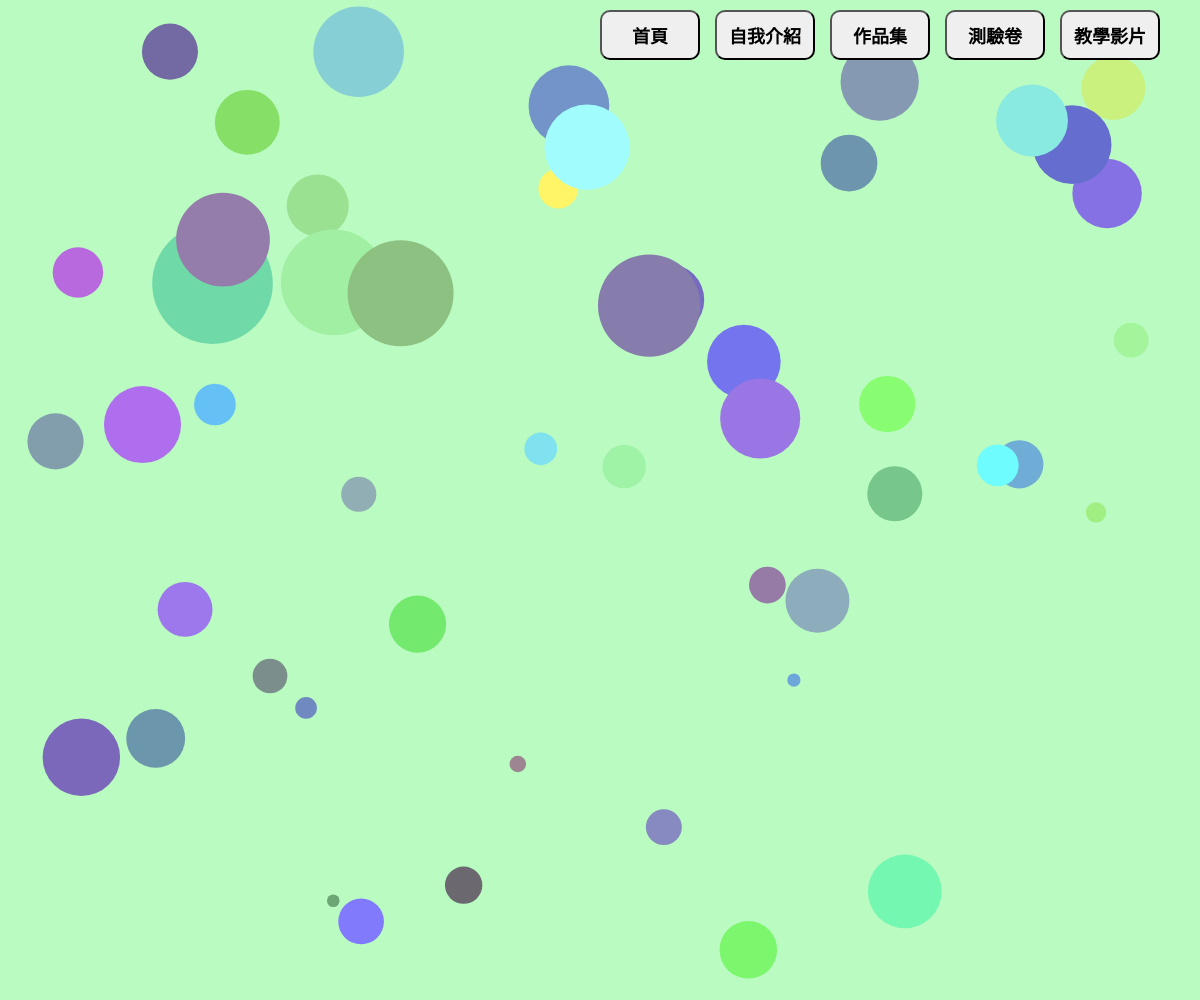
Frame 1 (no input)
Frame 60 (no input): identical to frame 1, image omitted
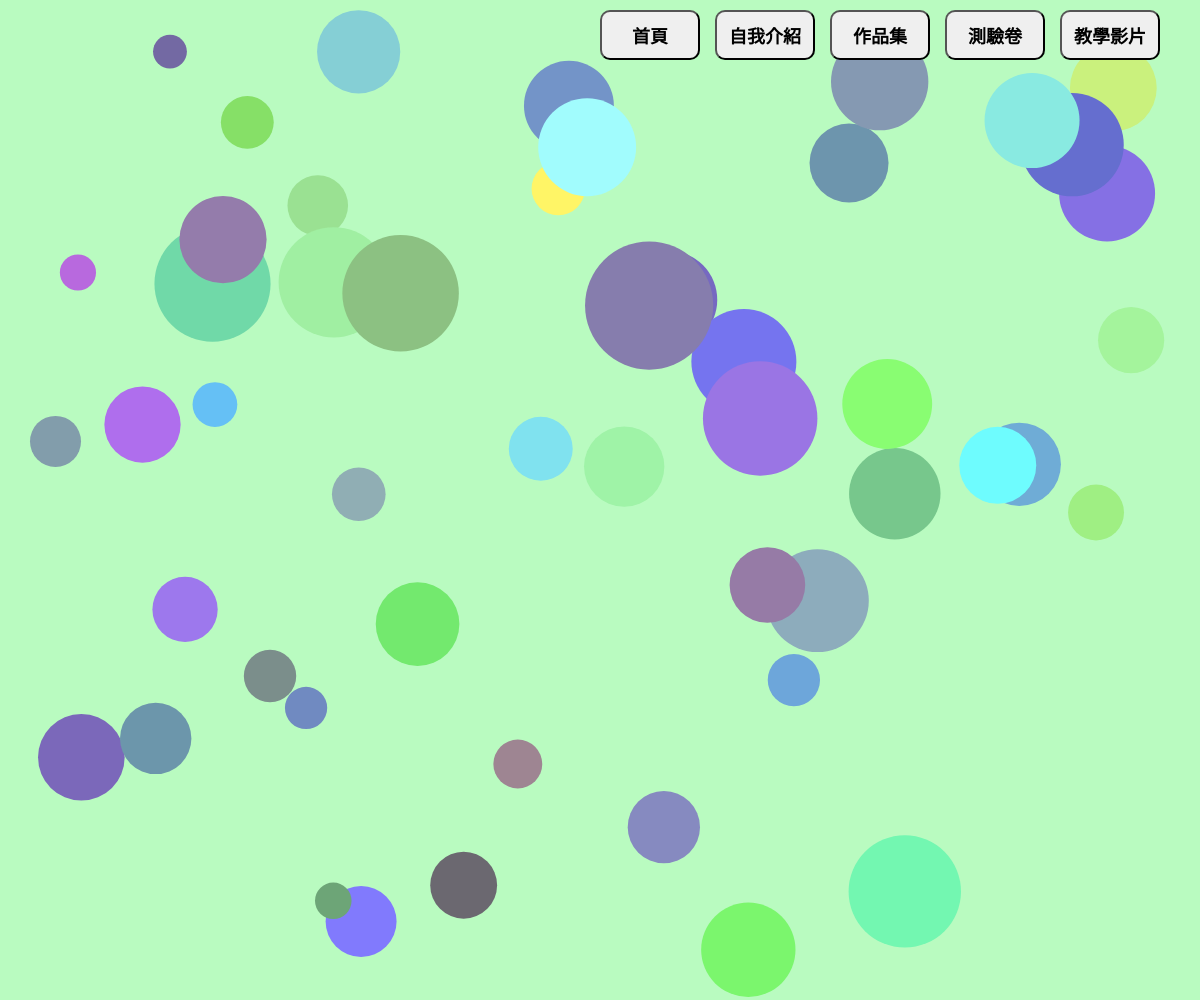
Frame 120 (the mouse pressed at the canvas centre since frame 60)

The p5.js sketch that drew these frames (run headless with seeded random() and noise() and a simulated clock; from frame 60 on, the mouse is pressed at the canvas centre):

// p5.js sketch
// ── sketch.js
let buttonLabels = ["首頁", "自我介紹", "作品集", "測驗卷", "教學影片"];
let buttons = [];
let circles = [];
let dropdown;
let subButtons = [];
let popupWindow = null; // 用於存放小視窗的 DOM 元素

function setup() {
  createCanvas(windowWidth, windowHeight); // 畫布與螢幕大小一致

  // 建立按鈕
  let buttonX = width - 600; // 調整按鈕的起始 X 座標，向左再移動 50
  let buttonY = 10;          // 按鈕的 Y 座標
  let buttonWidth = 100;     // 按鈕寬度
  let buttonHeight = 50;     // 按鈕高度
  let buttonSpacing = 15;    // 按鈕間距

  for (let i = 0; i < buttonLabels.length; i++) {
    let x = buttonX + i * (buttonWidth + buttonSpacing);
    let btn = createButton(buttonLabels[i]);
    btn.position(x, buttonY);
    btn.size(buttonWidth, buttonHeight);
    btn.style('font-size', '18px'); // 字體大小
    btn.style('font-weight', 'bold'); // 字體變粗
    btn.style('border-radius', '10px'); // 框變圓潤
    btn.style('transition', 'background-color 0.3s'); // 平滑變色過渡
    btn.mouseOver(() => btn.style('background-color', '#ADD8E6')); // 滑鼠移入變為淡藍色
    btn.mouseOut(() => btn.style('background-color', '')); // 滑鼠移出恢復原色
    if (buttonLabels[i] === "作品集") {
      btn.mousePressed(() => toggleDropdown(x, buttonY + buttonHeight + 5)); // 點擊作品集按鈕顯示選項
    } else if (buttonLabels[i] === "自我介紹") {
      btn.mousePressed(() => showIntroduction()); // 自我介紹按鈕事件
    } else if (buttonLabels[i] === "教學影片") {
      btn.mousePressed(() => showPopup("https://cfchen58.synology.me/%E7%A8%8B%E5%BC%8F%E8%A8%AD%E8%A8%882024/B2/week5/20250317_103952.mp4")); // 教學影片連結
    } else if (buttonLabels[i] === "測驗卷") {
      btn.mousePressed(() => generateQuiz()); // 測驗卷按鈕事件
    } else {
      btn.mousePressed(() => handleButtonClick(buttonLabels[i])); // 設定其他按鈕點擊事件
    }
    buttons.push(btn);
  }

  // 建立小視窗的 DOM 元素
  popupWindow = createDiv('');
  popupWindow.style('position', 'absolute');
  popupWindow.style('width', '80%');
  popupWindow.style('height', '80%');
  popupWindow.style('top', '10%');
  popupWindow.style('left', '10%');
  popupWindow.style('background-color', 'white');
  popupWindow.style('border', '2px solid black');
  popupWindow.style('border-radius', '10px');
  popupWindow.style('overflow', 'auto');
  popupWindow.style('display', 'none'); // 預設隱藏
  let closeButton = createButton('關閉');
  closeButton.parent(popupWindow);
  closeButton.style('position', 'absolute');
  closeButton.style('top', '10px');
  closeButton.style('right', '10px');
  closeButton.mousePressed(() => popupWindow.style('display', 'none')); // 點擊關閉按鈕隱藏小視窗

  // 隨機產生更多圓，並讓圓分散得更均勻
  for (let i = 0; i < 50; i++) { // 增加圓的數量
    let r, g, b;
    do {
      r = random(100, 255);
      g = random(100, 255);
      b = random(100, 255);
    } while (dist(r, g, b, 0, 255, 0) < 100 || dist(r, g, b, 255, 182, 193) < 100); 
    // 確保顏色與綠色 (0, 255, 0) 和背景顏色 (255, 182, 193) 差異足夠
    circles.push({
      x: random(50, width - 50), // 確保圓不會靠近邊界
      y: random(50, height - 50),
      r: random(10, 50),
      color: color(r, g, b)
    });
  }
}

function draw() {
  background(185, 251, 192); // 設定背景顏色為 b9fbc0 (RGB: 185, 251, 192)

  // 繪製圓，並讓圓隨滑鼠移動改變大小
  for (let circle of circles) {
    let distance = dist(mouseX, mouseY, circle.x, circle.y);
    let newRadius = circle.r + map(distance, 0, width, 20, -10); // 根據滑鼠距離調整大小
    newRadius = constrain(newRadius, 5, 100); // 限制圓的大小範圍
    fill(circle.color);
    noStroke();
    ellipse(circle.x, circle.y, newRadius * 2);
  }
}

// 處理按鈕點擊事件
function handleButtonClick(label) {
  if (label === "首頁") {
    resetToHome(); // 點選首頁按鈕時回到最初畫面
  } else {
    console.log(label + " 按鈕被按下");
  }
}

// 回到最初畫面
function resetToHome() {
  // 移除所有子選項按鈕
  subButtons.forEach(btn => btn.remove());
  subButtons = [];
  
  // 隱藏小視窗
  popupWindow.style('display', 'none');
  
  console.log("回到首頁");
}

function toggleDropdown(x, y) {
  // 如果子選項按鈕已存在，移除它們
  if (subButtons.length > 0) {
    subButtons.forEach(btn => btn.remove());
    subButtons = [];
  } else {
    // 建立子選項按鈕
    let subButtonLabels = ["扭動作品", "問答作業", "海草"]; // 更新子選單
    let subButtonWidth = 100;
    let subButtonHeight = 40;
    let subButtonSpacing = 5;

    for (let i = 0; i < subButtonLabels.length; i++) {
      let btnY = y + i * (subButtonHeight + subButtonSpacing);
      let btn = createButton(subButtonLabels[i]);
      btn.position(x, btnY);
      btn.size(subButtonWidth, subButtonHeight);
      btn.style('font-size', '16px'); // 子選項字體大小
      btn.style('font-weight', 'bold'); // 字體變粗
      btn.style('border-radius', '8px'); // 框變圓潤
      btn.style('background-color', '#FFFFE0'); // 子選項背景顏色改為淡黃色
      if (subButtonLabels[i] === "扭動作品") {
        btn.mousePressed(() => showPopup("https://j0960914006.github.io/20250303_3/")); 
      } else if (subButtonLabels[i] === "問答作業") {
        btn.mousePressed(() => showPopup("https://j0960914006.github.io/0310/")); 
      } else if (subButtonLabels[i] === "海草") {
        btn.mousePressed(() => showPopup("https://j0960914006.github.io/20250412/")); 
      }
      subButtons.push(btn);
    }
  }
}

// 顯示小視窗並載入指定的 URL
function showPopup(url) {
  popupWindow.html(`<iframe src="${url}" style="width: 100%; height: 100%; border: none;"></iframe>`);
  popupWindow.style('width', '80%'); // 恢復文字框寬度
  popupWindow.style('height', '80%'); // 恢復文字框高度
  popupWindow.style('top', '10%'); // 恢復文字框垂直位置
  popupWindow.style('left', '10%'); // 恢復文字框水平位置
  popupWindow.style('background-color', 'white'); // 恢復背景顏色
  popupWindow.style('border', '2px solid black'); // 恢復外框線條
  popupWindow.style('border-radius', '10px'); // 恢復圓角
  popupWindow.style('display', 'block');
}

function showIntroduction() {
  popupWindow.html('<p style="font-size: 28px; font-weight: bold; color:rgb(231, 162, 78); text-align: center; line-height: 150%;">我叫高瑋佳，就讀淡江大學教育科技學系</p>');
  popupWindow.style('width', '50%'); // 調整文字框寬度
  popupWindow.style('height', '30%'); // 調整文字框高度
  popupWindow.style('top', '35%'); // 調整文字框垂直位置
  popupWindow.style('left', '25%'); // 調整文字框水平位置
  popupWindow.style('background-color', '#e9edc9'); 
  popupWindow.style('border', '4px solid rgb(200, 150, 90)'); 
  popupWindow.style('border-radius', '50%'); // 將邊框改為橢圓形
  popupWindow.style('display', 'flex'); // 使用 Flexbox
  popupWindow.style('align-items', 'center'); // 垂直置中
  popupWindow.style('justify-content', 'center'); // 水平置中
  popupWindow.style('text-align', 'center'); // 文字置中
}

function generateQuiz() {
  const questions = [
    {
      question: "1. 以下哪個是用於宣告常數的關鍵字？",
      options: ["let", "var", "const", "function"],
      correct: 2
    },
    {
      question: "2. 以下哪個是 JavaScript 中的邏輯運算子？",
      options: ["&&", "||", "!", "以上皆是"],
      correct: 3
    },
    {
      question: "3. 在 CSS 中，如何設定文字顏色？",
      options: ["font-color", "text-color", "color", "background-color"],
      correct: 2
    },
    {
      question: "4. JavaScript 中如何定義箭頭函數？",
      options: ["function() => {}", "() => {}", "=> function() {}", "以上皆是"],
      correct: 1
    },
    {
      question: "5. 以下哪個是用於迴圈的關鍵字？",
      options: ["for", "while", "do-while", "以上皆是"],
      correct: 3
    }
  ];

  // 隨機選擇 3 個題目
  const selectedQuestions = [];
  while (selectedQuestions.length < 3) {
    const randomIndex = Math.floor(Math.random() * questions.length);
    if (!selectedQuestions.includes(questions[randomIndex])) {
      selectedQuestions.push(questions[randomIndex]);
    }
  }

  // 顯示題目和選項
  let quizHTML = '<div style="font-size: 20px; font-weight: bold; color: #000; line-height: 1.5;">';
  selectedQuestions.forEach((q, index) => {
    quizHTML += `<p>${q.question}</p>`;
    q.options.forEach((option, i) => {
      quizHTML += `<button style="margin: 5px; padding: 5px 10px; font-size: 16px;" onclick="checkAnswer(${index}, ${i}, ${q.correct})">${option}</button>`;
    });
    quizHTML += `<p id="feedback-${index}" style="color: green; font-weight: bold;"></p>`;
  });
  quizHTML += '</div>';

  popupWindow.html(quizHTML);
  popupWindow.style('width', '60%'); // 調整文字框寬度
  popupWindow.style('height', '50%'); // 調整文字框高度
  popupWindow.style('top', '25%'); // 調整文字框垂直位置
  popupWindow.style('left', '20%'); // 調整文字框水平位置
  popupWindow.style('background-color', '#FFFACD'); // 淡黃色背景
  popupWindow.style('border', '3px solid #000'); // 黑色外框線條
  popupWindow.style('border-radius', '10px'); // 圓角
  popupWindow.style('display', 'block');
}

function checkAnswer(questionIndex, selectedOption, correctOption) {
  const feedbackElement = select(`#feedback-${questionIndex}`);
  if (selectedOption === correctOption) {
    feedbackElement.html("正確！");
    feedbackElement.style('color', 'green');
  } else {
    feedbackElement.html("錯誤！");
    feedbackElement.style('color', 'red');
  }
}

function windowResized() {
  resizeCanvas(windowWidth, windowHeight); // 當視窗大小改變時調整畫布
}
